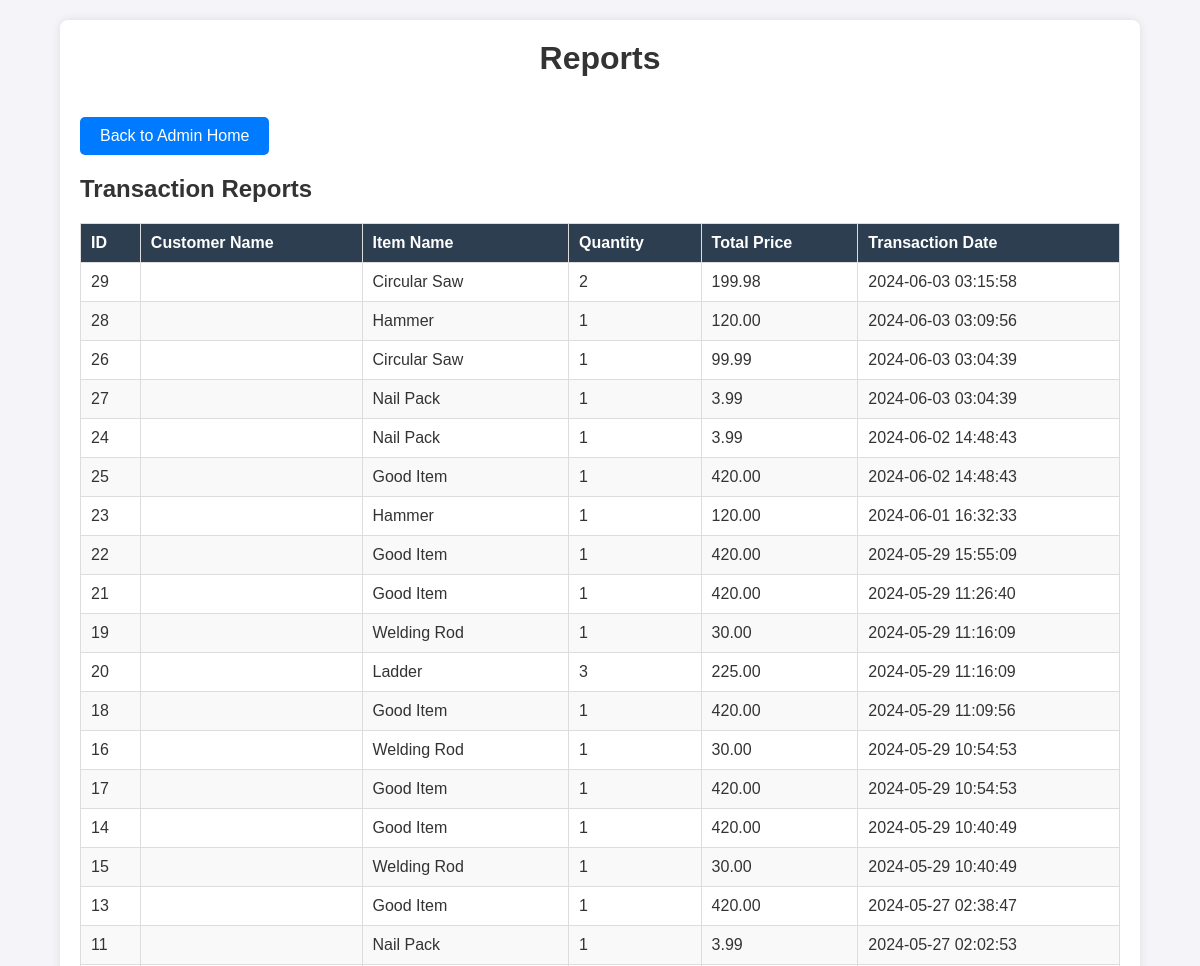
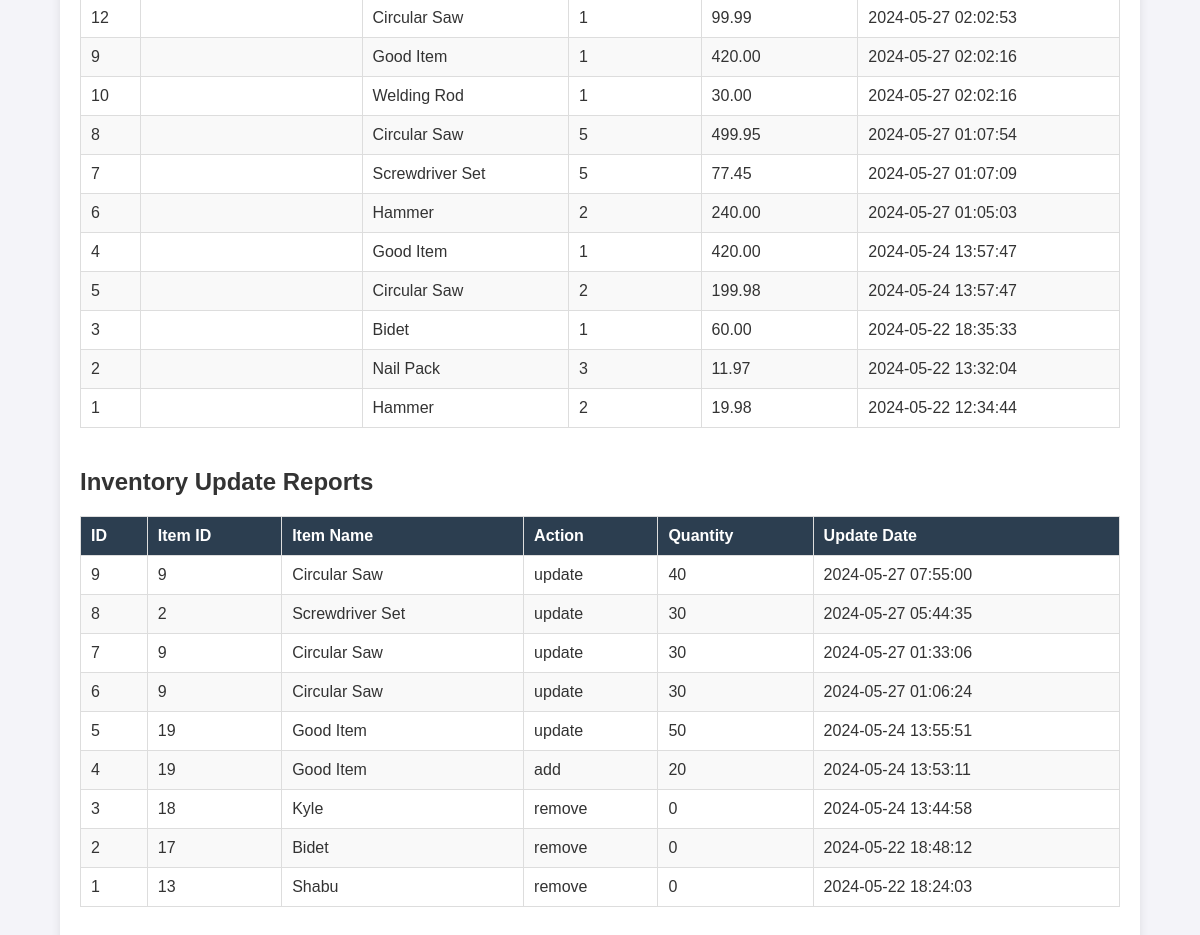
The app's page /reports.php with its own data (2 pictures, top to bottom).
### tables this page shows
CREATE TABLE `transactions` (
  `transaction_id` int(11) NOT NULL,
  `customer_id` int(11) NOT NULL,
  `item_id` int(11) NOT NULL,
  `item_name` varchar(255) NOT NULL,
  `quantity` int(11) NOT NULL,
  `total_price` decimal(10,2) NOT NULL,
  `transaction_date` timestamp NOT NULL DEFAULT current_timestamp()
);

CREATE TABLE `inventory_updates` (
  `update_id` int(11) NOT NULL,
  `item_id` int(11) NOT NULL,
  `item_name` varchar(255) NOT NULL,
  `update_type` varchar(50) NOT NULL,
  `quantity` int(11) NOT NULL,
  `update_date` timestamp NOT NULL DEFAULT current_timestamp()
);

### reports.php (the view, shortened to what this page needs)
<?php
include "connection.php";
$transactions = $conn->query("SELECT * FROM transactions ORDER BY transaction_date DESC")->fetch_all(MYSQLI_ASSOC);
$inventory_updates = $conn->query("SELECT * FROM inventory_updates ORDER BY update_date DESC")->fetch_all(MYSQLI_ASSOC);
?>
<!DOCTYPE html>
<html lang="en">
<head>
    <link rel="stylesheet" href="css/inventory_style.css">
</head>
<body>
    <div class="container">
        <h1>Reports</h1>
        <a href="admin_home.html" class="button">Back to Admin Home</a>
        <h2>Transaction Reports</h2>
        <table class="table table-bordered">
            <thead>
                <tr>
                    <th>ID</th>
                    <th>Customer Name</th>
                    <th>Item Name</th>
                    <th>Quantity</th>
                    <th>Total Price</th>
                    <th>Transaction Date</th>
                </tr>
            </thead>
            <tbody>
                <?php foreach ($transactions as $transaction): ?>
                <tr>
                    <td><?php echo $transaction['transaction_id']; ?></td>
                    <td><?php echo $transaction['customer_name']; ?></td>
                    <td><?php echo $transaction['item_name']; ?></td>
                    <td><?php echo $transaction['quantity']; ?></td>
                    <td><?php echo $transaction['total_price']; ?></td>
                    <td><?php echo $transaction['transaction_date']; ?></td>
                </tr>
                <?php endforeach; ?>
            </tbody>
        </table>
        <h2>Inventory Update Reports</h2>
        <table class="table table-bordered">
            <thead>
                <tr>
                    <th>ID</th>
                    <th>Item ID</th>
                    <th>Item Name</th>
                    <th>Action</th>
                    <th>Quantity</th>
                    <th>Update Date</th>
                </tr>
            </thead>
            <tbody>
                <?php foreach ($inventory_updates as $update): ?>
                <tr>
                    <td><?php echo $update['update_id']; ?></td>
                    <td><?php echo $update['item_id']; ?></td>
                    <td><?php echo $update['item_name']; ?></td>
                    <td><?php echo $update['update_type']; ?></td>
                    <td><?php echo $update['quantity']; ?></td>
                    <td><?php echo $update['update_date']; ?></td>
                </tr>
                <?php endforeach; ?>
            </tbody>
        </table>
    </div>
</body>
</html>

### css/inventory_style.css (style rules this page uses)
body { font-family: Arial, sans-serif; margin: 0; padding: 0; background-color: #f4f4f4; }
.container { width: 80%; margin: 20px auto; padding: 20px; background-color: #fff; box-shadow: 0 0 10px rgba(0, 0, 0, 0.1); }
h1 { text-align: center; color: #333; }
table { width: 100%; border-collapse: collapse; margin-top: 20px; }
table, th, td { border: 1px solid #ddd; }
th, td { padding: 10px; text-align: left; }
th { background-color: #2c3e50; color: #fff; }
.button { display: inline-block; padding: 10px 20px; font-size: 16px; color: #fff; background-color: #007bff; border: none; border-radius: 5px; cursor: pointer; text-align: center; text-decoration: none; margin-top: 20px; }
a.button { text-decoration: none; }
* { margin: 0; padding: 0; box-sizing: border-box; }
body { font-family: Arial, sans-serif; background-color: #f4f4f9; color: #333; }
.container { width: 90%; max-width: 1200px; margin: 20px auto; padding: 20px; background-color: #fff; border-radius: 8px; box-shadow: 0 0 10px rgba(0, 0, 0, 0.1); }
h1, h2 { margin-bottom: 20px; }
a.button { display: inline-block; margin-bottom: 20px; padding: 10px 20px; background-color: #007bff; color: #fff; text-decoration: none; border-radius: 5px; transition: background-color 0.3s; }
.table { width: 100%; border-collapse: collapse; margin-bottom: 40px; }
.table thead { background-color: #007bff; color: #fff; }
.table th, .table td { padding: 10px; border: 1px solid #ddd; text-align: left; }
.table tbody tr:nth-child(even) { background-color: #f9f9f9; }

### records on screen
transactions: transaction_id "29", item_name "Circular Saw", quantity "2", total_price "199.98", transaction_date "2024-06-03 03:15:58"
transactions: transaction_id "28", item_name "Hammer", quantity "1", total_price "120.00", transaction_date "2024-06-03 03:09:56"
transactions: transaction_id "26", item_name "Circular Saw", quantity "1", total_price "99.99", transaction_date "2024-06-03 03:04:39"
transactions: transaction_id "27", item_name "Nail Pack", quantity "1", total_price "3.99", transaction_date "2024-06-03 03:04:39"
transactions: transaction_id "24", item_name "Nail Pack", quantity "1", total_price "3.99", transaction_date "2024-06-02 14:48:43"
transactions: transaction_id "25", item_name "Good Item", quantity "1", total_price "420.00", transaction_date "2024-06-02 14:48:43"
transactions: transaction_id "23", item_name "Hammer", quantity "1", total_price "120.00", transaction_date "2024-06-01 16:32:33"
transactions: transaction_id "22", item_name "Good Item", quantity "1", total_price "420.00", transaction_date "2024-05-29 15:55:09"
transactions: transaction_id "21", item_name "Good Item", quantity "1", total_price "420.00", transaction_date "2024-05-29 11:26:40"
transactions: transaction_id "19", item_name "Welding Rod", quantity "1", total_price "30.00", transaction_date "2024-05-29 11:16:09"
transactions: transaction_id "20", item_name "Ladder", quantity "3", total_price "225.00", transaction_date "2024-05-29 11:16:09"
transactions: transaction_id "18", item_name "Good Item", quantity "1", total_price "420.00", transaction_date "2024-05-29 11:09:56"
transactions: transaction_id "16", item_name "Welding Rod", quantity "1", total_price "30.00", transaction_date "2024-05-29 10:54:53"
transactions: transaction_id "17", item_name "Good Item", quantity "1", total_price "420.00", transaction_date "2024-05-29 10:54:53"
transactions: transaction_id "14", item_name "Good Item", quantity "1", total_price "420.00", transaction_date "2024-05-29 10:40:49"
transactions: transaction_id "15", item_name "Welding Rod", quantity "1", total_price "30.00", transaction_date "2024-05-29 10:40:49"
transactions: transaction_id "13", item_name "Good Item", quantity "1", total_price "420.00", transaction_date "2024-05-27 02:38:47"
transactions: transaction_id "11", item_name "Nail Pack", quantity "1", total_price "3.99", transaction_date "2024-05-27 02:02:53"
transactions: transaction_id "12", item_name "Circular Saw", quantity "1", total_price "99.99", transaction_date "2024-05-27 02:02:53"
transactions: transaction_id "9", item_name "Good Item", quantity "1", total_price "420.00", transaction_date "2024-05-27 02:02:16"
transactions: transaction_id "10", item_name "Welding Rod", quantity "1", total_price "30.00", transaction_date "2024-05-27 02:02:16"
transactions: transaction_id "8", item_name "Circular Saw", quantity "5", total_price "499.95", transaction_date "2024-05-27 01:07:54"
transactions: transaction_id "7", item_name "Screwdriver Set", quantity "5", total_price "77.45", transaction_date "2024-05-27 01:07:09"
transactions: transaction_id "6", item_name "Hammer", quantity "2", total_price "240.00", transaction_date "2024-05-27 01:05:03"
transactions: transaction_id "4", item_name "Good Item", quantity "1", total_price "420.00", transaction_date "2024-05-24 13:57:47"
transactions: transaction_id "5", item_name "Circular Saw", quantity "2", total_price "199.98", transaction_date "2024-05-24 13:57:47"
transactions: transaction_id "3", item_name "Bidet", quantity "1", total_price "60.00", transaction_date "2024-05-22 18:35:33"
transactions: transaction_id "2", item_name "Nail Pack", quantity "3", total_price "11.97", transaction_date "2024-05-22 13:32:04"
transactions: transaction_id "1", item_name "Hammer", quantity "2", total_price "19.98", transaction_date "2024-05-22 12:34:44"
inventory_updates: update_id "9", item "9", item_name "Circular Saw", update_type "update", quantity "40", update_date "2024-05-27 07:55:00"
inventory_updates: update_id "8", item "2", item_name "Screwdriver Set", update_type "update", quantity "30", update_date "2024-05-27 05:44:35"
inventory_updates: update_id "7", item "9", item_name "Circular Saw", update_type "update", quantity "30", update_date "2024-05-27 01:33:06"
inventory_updates: update_id "6", item "9", item_name "Circular Saw", update_type "update", quantity "30", update_date "2024-05-27 01:06:24"
inventory_updates: update_id "5", item "19", item_name "Good Item", update_type "update", quantity "50", update_date "2024-05-24 13:55:51"
inventory_updates: update_id "4", item "19", item_name "Good Item", update_type "add", quantity "20", update_date "2024-05-24 13:53:11"
inventory_updates: update_id "3", item "18", item_name "Kyle", update_type "remove", quantity "0", update_date "2024-05-24 13:44:58"
inventory_updates: update_id "2", item "17", item_name "Bidet", update_type "remove", quantity "0", update_date "2024-05-22 18:48:12"
inventory_updates: update_id "1", item "13", item_name "Shabu", update_type "remove", quantity "0", update_date "2024-05-22 18:24:03"
